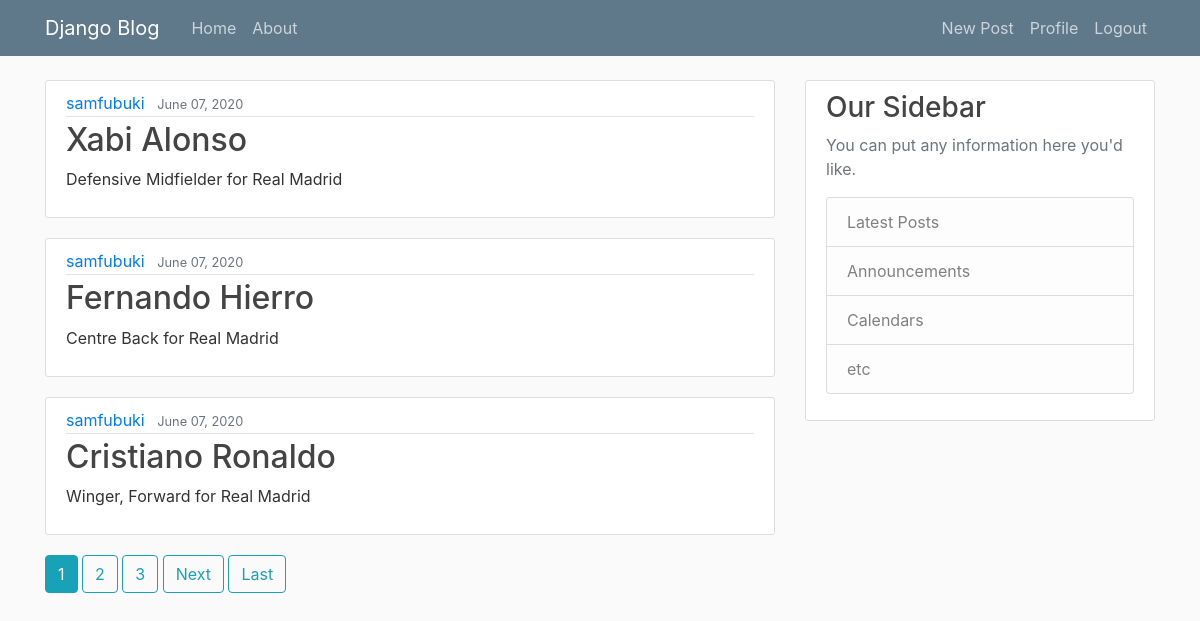
The app's page / (signed in) with its own data.
### blog/models.py (models this page shows, shortened)
class Post(models.Model):
    title = models.CharField(max_length=100)
    content = models.TextField(default='Default Value')
    date_posted = models.DateTimeField(default=timezone.now)
    author = models.ForeignKey(User, on_delete=models.CASCADE)

### blog/views.py (the view)
# urls.py: path('', PostListView.as_view(), name='blog-home'),
class PostListView(ListView):
    model = Post
    template_name = 'blog/home.html'# <app>/<model>_<viewtype>.html
    context_object_name = 'posts'
    ordering = ['-date_posted']
    paginate_by = 3

### blog/templates/blog/home.html (shortened to what this page needs)
{% extends "blog/base.html" %}
{% block content %}
   {% for post in posts  %}
    <article class="media content-section">
   <div class="media-body">
      <div class="article-metadata">
        <a class="mr-2" href="{% url 'user-posts' post.author.username %}">{{ post.author }}</a>
      <small class="text-muted">{{ post.date_posted|date:"F d, Y" }}</small>
       </div>
    <h2><a class="article-title" href="{% url 'post-detail' post.id %}">{{ post.title }}</a></h2>
    <p class="article-content" href="#"">{{ post.content }}</p>
     </div>
  </article>
    {% endfor %}
    {% if is_paginated %}
      {% for num in page_obj.paginator.page_range %}
        {% if page_obj.number == num %}
           <a class="btn btn-info mb-4" href="?page={{ num }}">{{ num }}</a>
        {% elif num > page_obj.number|add:'-3' and num < page_obj.number|add:'3' %}
            <a class="btn btn-outline-info mb-4" href="?page={{ num }}">{{ num }}</a>
        {% endif %}
      {% endfor %}
      {% if page_obj.has_next %}
        <a class="btn btn-outline-info mb-4" href="?page={{ page_obj.next_page_number }}">Next</a>
        <a class="btn btn-outline-info mb-4" href="?page={{ page_obj.paginator.num_pages }}">Last</a>
      {% endif %}
    {% endif %}
{% endblock content %}

### blog/static/blog/main.css (style rules this page uses)
body { background: #fafafa; color: #333333; margin-top: 5rem; }
h1, h2, h3, h4, h5, h6 { color: #444444; }
.content-section { background: #ffffff; padding: 10px 20px; border: 1px solid #dddddd; border-radius: 3px; margin-bottom: 20px; }
.article-title { color: #444444; }
.article-content { white-space: pre-line; }
.article-metadata { padding-bottom: 1px; margin-bottom: 4px; border-bottom: 1px solid #e3e3e3 }

### records on screen
Post: author "samfubuki", date_posted "June 07, 2020", title "Xabi Alonso", content "Defensive Midfielder for Real Madrid"
Post: author "samfubuki", date_posted "June 07, 2020", title "Fernando Hierro", content "Centre Back for Real Madrid"
Post: author "samfubuki", date_posted "June 07, 2020", title "Cristiano Ronaldo", content "Winger, Forward for Real Madrid"

### other values on screen
{{ num }} "1"
{{ num }} "2" "3"
